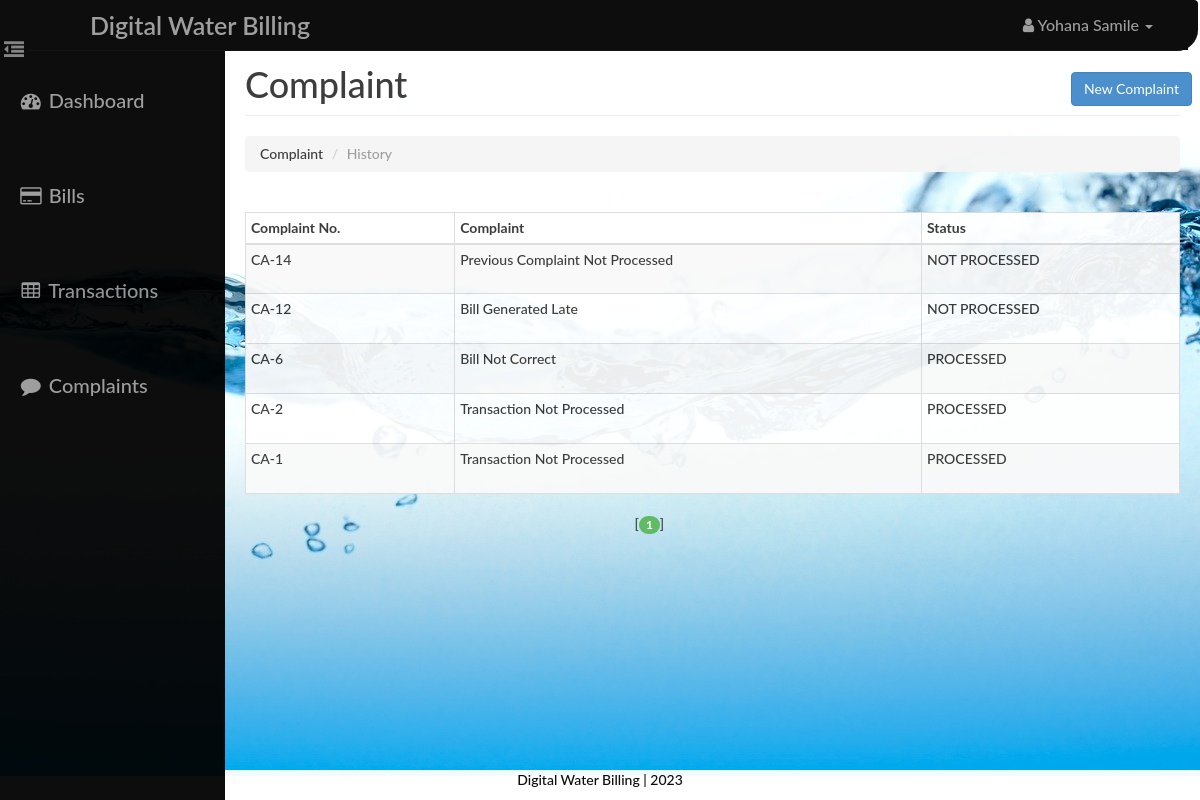
The app's page /user/complaint.php (signed in) with its own data.
### tables this page shows
CREATE TABLE `complaint` (
  `id` int(14) NOT NULL,
  `uid` int(14) NOT NULL,
  `aid` int(14) NOT NULL,
  `complaint` varchar(140) NOT NULL,
  `status` varchar(40) NOT NULL
);

### user/paging1.php (called while the page is built, shortened)
<?php
    $rowsperpage = 5;
    $totalpages = ceil($numrows / $rowsperpage);
    if (isset($_GET['currentpage']) && is_numeric($_GET['currentpage'])) {
       $currentpage = (int) $_GET['currentpage'];
    } else {
       $currentpage = 1;
    }
    $offset = ($currentpage - 1) * $rowsperpage;
 ?>

### Includes/user.php (called while the page is built, shortened)
<?php
    function retrieve_complaints ($id,$offset, $rowsperpage) {
        global $con;
        $query = "SELECT * FROM complaint where uid={$id} ";
        $query .= "ORDER BY id DESC ";
        $query .= "LIMIT {$offset}, {$rowsperpage}";
        $result1 = mysqli_query($con,$query);
        return $result1;
    }
 ?>

### user/complaint.php (the view, shortened to what this page needs)
<?php
    require_once('head_html.php');
    require_once('../Includes/session.php');
    require_once('../Includes/user.php');
?>
<body style="background: url(./../assets/img/bg.jpg);opacity:.95;">
    <div id="wrapper">
        <?php
            require_once("nav.php");
            require_once("sidebar.php");
        ?>
        <div id="page-content-wrapper">
            <div class="container-fluid">
                <div class="row">
                    <div class="col-lg-12">
                        <h1 class="page-header">
                            Complaint
                            <button class="btn btn-primary" data-toggle="modal" style="position:relative;left:70%" data-target="#Complaint">New Complaint</button>
                        </h1>
                        <ol class="breadcrumb">
                          <li>Complaint</li>
                          <li class="active">History</li>
                        </ol>
                        <div class="table-responsive">
                            <table class="table table-hover table-striped table-bordered table-condensed"style="background: white;">
                                <thead>
                                    <tr>
                                        <th>Complaint No.</th>
                                        <th>Complaint</th>
                                        <th>Status</th>
                                    </tr>
                                </thead>
                                <tbody>
                                    <?php
                                    $id=$_SESSION['uid'];
                                    $query1 = "SELECT COUNT(*) FROM complaint where uid={$id}";
                                    $result1 = mysqli_query($con,$query1);
                                    $row1 = mysqli_fetch_row($result1);
                                    $numrows = $row1[0];
                                    include("paging1.php");
                                    $result = retrieve_complaints($_SESSION['uid'],$offset, $rowsperpage);
                                    while($row = mysqli_fetch_assoc($result)){
                                    ?>
                                        <tr>
                                            <td><?php echo 'CA-'.$row['id']  ?></td>
                                            <td height="50"><?php echo $row['complaint'] ?></td>
                                            <td><?php echo $row['status'] ?></td>
                                        </tr>
                                    <?php } ?>
                                </tbody>
                            </table>
                            <?php include("paging2.php");  ?>
                        </div>
                    </div>
                </div>
            </div>
        </div>
    </div>
 <?php
    require_once("footer.php");
?>
</body>
</html>

### user/head_html.php (shortened to what this page needs)
<!DOCTYPE html>
<html lang="en">
<head>
    <link href="../assets/css/bootstrap.css" rel="stylesheet">
    <link href="../assets/css/dash_user.css" rel="stylesheet">
    <link rel="stylesheet" href="https://maxcdn.bootstrapcdn.com/font-awesome/4.2.0/css/font-awesome.min.css">
</head>

### user/nav.php (shortened to what this page needs)
<?php
    require_once ("../Includes/session.php") ;
    if (isset($_SESSION['user']))
    {
        $user = $_SESSION['user'];
    }
    else
        header("../index.php");
?>
<nav class="navbar navbar-inverse navbar-fixed-top" role="navigation">
    <div class="navbar-header">
        <a class="navbar-brand" href="index.php"><i class="fa "></i>Digital Water Billing </a>
    </div>
    <a style="position:absolute;top:35px;left:-1px;font-size:20px;color:#7f7f7f;padding:5px;background-color: #000;border-bottom-right-radius:10px; " href="#menu-toggle" id="menu-toggle" <i class="fa fa-dedent"></i></a>
    <ul class="nav navbar-right top-nav" style="margin-right: 10px">
        <li class="dropdown">
            <?php
                echo "<a style=\"font-size:16px\" href=\"#\" class=\"dropdown-toggle\" data-toggle=\"dropdown\"><i class=\"fa fa-user\"></i> $user <b class=\"caret\"></b></a> ";
             ?>
        </li>
    </ul>
</nav>
<?php
    require_once("../Includes/user.php");
 ?>

### user/sidebar.php
<div id="sidebar-wrapper">
    <ul class="sidebar-nav">
        <li class="active">
            <a href="index.php"><i class="fa fa-fw fa-dashboard"></i> Dashboard</a>
        </li>
        <li>
            <a href="bill.php"><i class="fa fa-credit-card fa-fw "></i> Bills </a>
        </li>
        <li>
            <a href="transaction.php"><i class="fa fa-fw fa-table"></i> Transactions </a>
        </li>
        <li>
            <a href="complaint.php"><i class="fa fa-fw fa-comment"></i> Complaints </a>
        </li>
    </ul>
</div>

### user/paging2.php (shortened to what this page needs)
<?php
       $range = 3;
echo "<div class=\"col-md-offset-5\">";
       for ($x = ($currentpage - $range); $x < (($currentpage + $range) + 1); $x++) {
          if (($x > 0) && ($x <= $totalpages)) {
             if ($x == $currentpage) {
                echo " [<b><span class=\"badge badge-custom-success\">$x</b>] ";
             } else {
                echo " <a href='{$_SERVER['PHP_SELF']}?currentpage=$x'><span class=\"badge badge-custom-primary\">$x</a> ";
             }
          }
      }
echo "</div>";
 ?>

### user/footer.php
<footer style="background:white;text-align:center;backdrop-filter:blur(25px)">
    <div>
        <p>Digital Water Billing | 2023</p>
        </div>
</footer>

### assets/css/dash_user.css (style rules this page uses)
body, html { width: 100%; height: 100%; }
body, h1, h2, h3, h4, h5, h6 { font-family: "Lato","Helvetica Neue",Helvetica,Arial,sans-serif; font-weight: 500; }
#wrapper { padding-left: 10px; padding-top: 5px; -webkit-transition: all 0.5s ease; -moz-transition: all 0.5s ease; -o-transition: all 0.5s ease; transition: all 0.5s ease; }
#sidebar-wrapper { z-index: 1000; position: fixed; left: 250px; width: 0; height: 100%; margin-left: -250px; overflow-y: auto; background: #000; -webkit-transition: all 0.5s ease; -moz-transition: all 0.5s ease; -o-transition: all 0.5s ease; transition: all 0.5s ease; }
#page-content-wrapper { width: 100%; padding: 15px; min-height:580px; }
.navbar { background: #000; }
.navbar { border-bottom-right-radius: 21px 21px; border-top-right-radius: 4px 4px; margin-right:2px; }
.navbar-brand { font-family: 'Lato', sans-serif; font-size: 25px; font-weight: 600; padding-left: 10px; margin-left: 80px; }
.top-nav { padding: 0 20px; background: #000; }
.top-nav>li>a { padding-top: 15px; padding-bottom: 15px; line-height: 20px; color: #999; }
.sidebar-nav { position: absolute; top: 60px; width: 225px; margin: 0; padding: 0; list-style: none; }
.sidebar-nav li { padding-bottom: 25px; line-height: 70px; font-family: 'Lato', sans-serif; font-size: 20px; }
.sidebar-nav li a { padding-left: 18px; display: block; text-decoration: none; color: #999999; }
@media (min-width:768px) { #wrapper { padding-left: 225px; } }
@media (min-width:768px) { #sidebar-wrapper { width: 225px; } }
@media (min-width:768px) { #page-content-wrapper { padding: 20px; } }
.table-responsive { padding-top: 20px; padding-bottom: 20px; }
footer { color: #000; position: absolute; bottom: 0; padding-left: 0px; width: 100%; }
.badge-custom-success { background-color: #5cb85c; }

### records on screen
complaint: id "14", complaint "Previous Complaint Not Processed", status "NOT PROCESSED"
complaint: id "12", complaint "Bill Generated Late", status "NOT PROCESSED"
complaint: id "6", complaint "Bill Not Correct", status "PROCESSED"
complaint: id "2", complaint "Transaction Not Processed", status "PROCESSED"
complaint: id "1", complaint "Transaction Not Processed", status "PROCESSED"

### other values on screen
$user "Yohana Samile"
